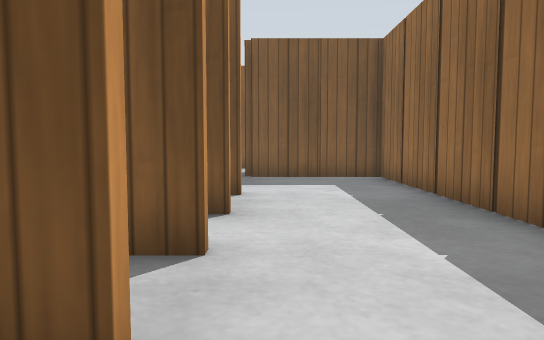
view 1 (above)

20 first-person views from a walk through a Gazebo world. The camera is 0.5 m above the floor, tilts 4° down and sees 70° across. The floor is counted in squares, 0.5 m on a side. Each view is taken from the middle of a square. On the plan, view 1 faces up. The plan holds only what a view shows up to about 13 squares ahead; the rest is blank. Gazebo's built-in surfaces are drawn with simple patterns.

view 2
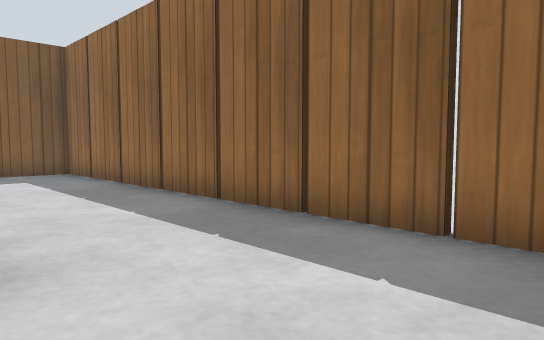

view 3
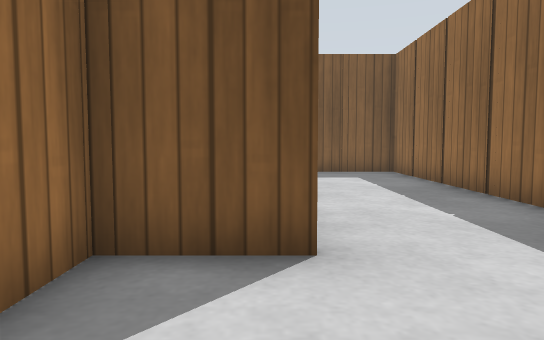

view 4
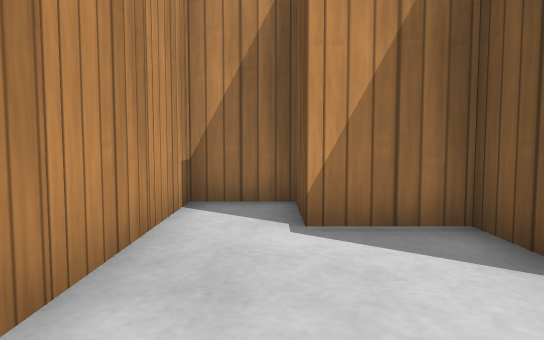

view 5
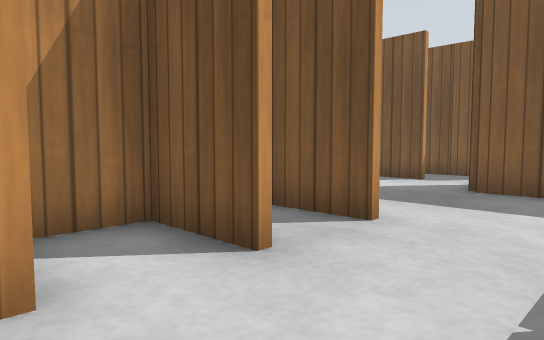

view 6
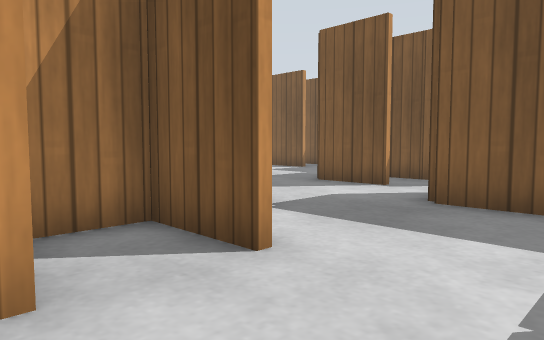

view 7
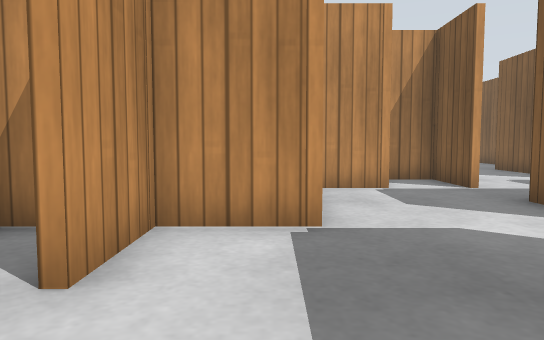

view 8
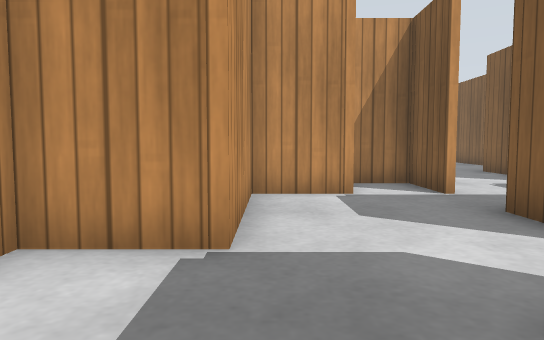

view 9
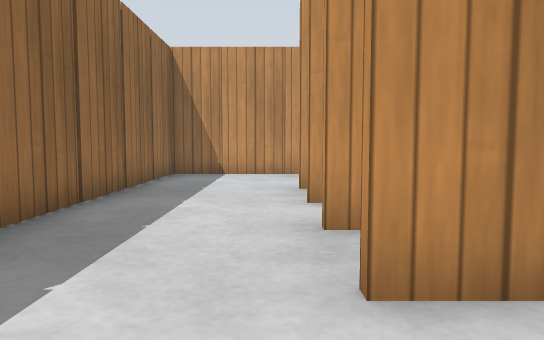

view 10
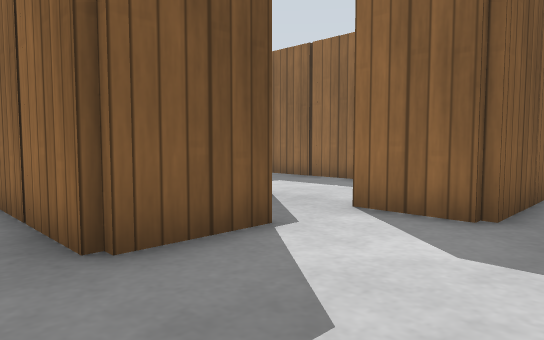

view 11
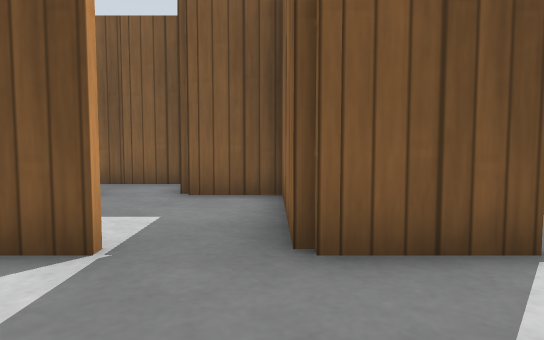

view 12
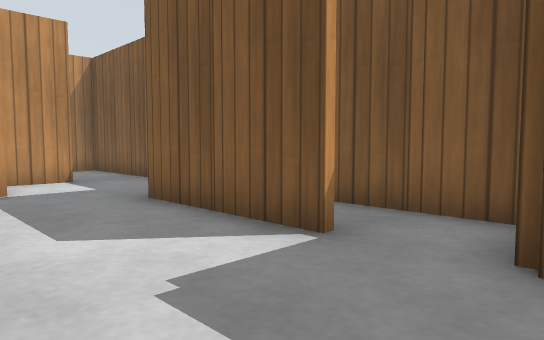

view 13
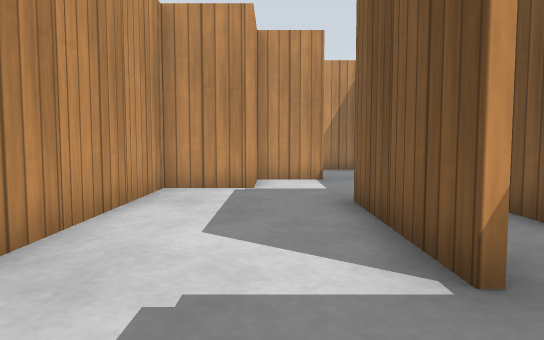

view 14
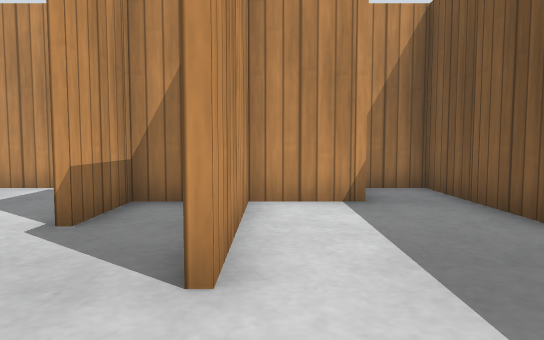

view 15
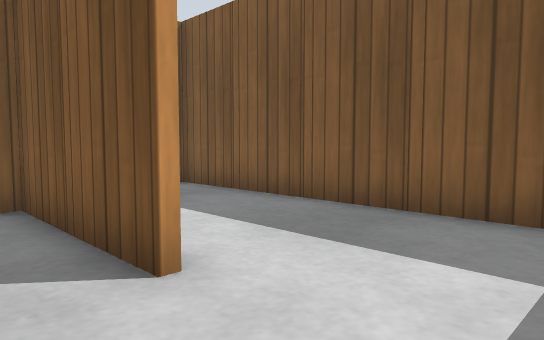

view 16
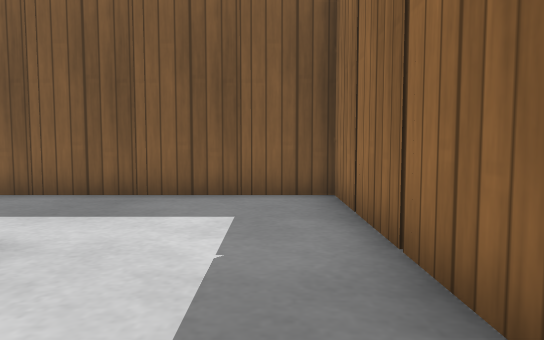

view 17
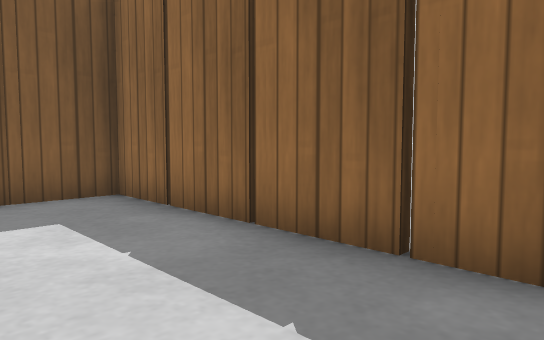

view 18
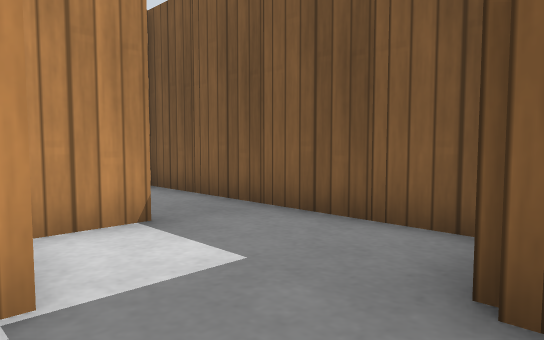

view 19
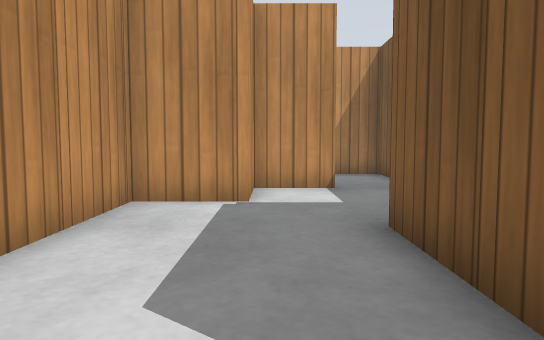

view 20
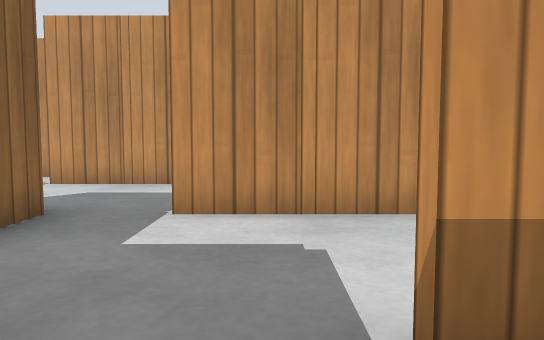

### Floor plan
Ten units are one square. View 1 is at (0, 0); x grows to the right and y downward. Boxes are objects, and circles mark ways between rooms. Rooms are numbered by the first view taken in them; rooms with no view inside come last. Other rooms are left out.
<svg viewBox="-175 -210 215 250">
<path fill="none" stroke="#000" d="M-5 -34 -14 -34M-5 -14 -25 -14M-5 -54 -25 -54M-11 -56 -5 -56M-26 -5 -26 6 -44 6M-5 -74 -25 -74M-26 -69 -26 -40M-15 -76 -5 -76M-46 14 -46 24 32 24 32 -114 14 -114M6 -114 -5 -114M-66 -116 -66 -96 -26 -96M-65 -134 -86 -134 -86 -120M-25 -134 -45 -134M-48 -135 -48 -171M-48 -174 -65 -174M-5 -154 -25 -154M-34 -154 -45 -154M-46 -176 -46 -136 -25 -136M-45 -156 -5 -156M32 -135 32 -194 -66 -194 -66 -180M-114 -174 -125 -174M-85 -174 -105 -174M-108 -194 -115 -194M-71 -194 -95 -194M-166 -166 -166 -156 -146 -156 -146 -136 -65 -136M-91 -176 -85 -176M-166 -175 -166 -166M-132 -194 -164 -194M-8 -115 -8 -135M-26 -96 -26 -69M-25 -76 -15 -76"/>
<rect x="-45" y="15" width="10" height="10" fill="#bbb"><title>wooden post</title></rect>
<rect x="-35" y="25" width="10" height="10" fill="#bbb"><title>wooden post</title></rect>
<rect x="-25" y="-25" width="10" height="10" fill="#bbb"><title>wooden post</title></rect>
<rect x="-25" y="-65" width="10" height="10" fill="#bbb"><title>wooden post</title></rect>
<rect x="-15" y="25" width="10" height="10" fill="#bbb"><title>wooden post</title></rect>
<rect x="5" y="25" width="10" height="10" fill="#bbb"><title>wooden post</title></rect>
<rect x="5" y="-115" width="10" height="10" fill="#bbb"><title>wooden post</title></rect>
<rect x="25" y="5" width="10" height="10" fill="#bbb"><title>wooden post</title></rect>
<rect x="25" y="-15" width="10" height="10" fill="#bbb"><title>wooden post</title></rect>
<rect x="25" y="-35" width="10" height="10" fill="#bbb"><title>wooden post</title></rect>
<rect x="25" y="-55" width="10" height="10" fill="#bbb"><title>wooden post</title></rect>
<rect x="25" y="-75" width="10" height="10" fill="#bbb"><title>wooden post</title></rect>
<rect x="25" y="-95" width="10" height="10" fill="#bbb"><title>wooden post</title></rect>
<rect x="-55" y="-95" width="10" height="10" fill="#bbb"><title>wooden post</title></rect>
<rect x="-55" y="-135" width="10" height="10" fill="#bbb"><title>wooden post</title></rect>
<rect x="-55" y="-155" width="10" height="10" fill="#bbb"><title>wooden post</title></rect>
<rect x="-65" y="-205" width="10" height="10" fill="#bbb"><title>wooden post</title></rect>
<rect x="-45" y="-165" width="10" height="10" fill="#bbb"><title>wooden post</title></rect>
<rect x="-45" y="-205" width="10" height="10" fill="#bbb"><title>wooden post</title></rect>
<rect x="-35" y="-155" width="10" height="10" fill="#bbb"><title>wooden post</title></rect>
<rect x="-25" y="-205" width="10" height="10" fill="#bbb"><title>wooden post</title></rect>
<rect x="-5" y="-205" width="10" height="10" fill="#bbb"><title>wooden post</title></rect>
<rect x="15" y="-205" width="10" height="10" fill="#bbb"><title>wooden post</title></rect>
<rect x="25" y="-135" width="10" height="10" fill="#bbb"><title>wooden post</title></rect>
<rect x="25" y="-155" width="10" height="10" fill="#bbb"><title>wooden post</title></rect>
<rect x="25" y="-175" width="10" height="10" fill="#bbb"><title>wooden post</title></rect>
<rect x="-135" y="-175" width="10" height="10" fill="#bbb"><title>wooden post</title></rect>
<rect x="-115" y="-175" width="10" height="10" fill="#bbb"><title>wooden post</title></rect>
<rect x="-85" y="-145" width="10" height="10" fill="#bbb"><title>wooden post</title></rect>
<rect x="-85" y="-205" width="10" height="10" fill="#bbb"><title>wooden post</title></rect>
<rect x="-75" y="-175" width="10" height="10" fill="#bbb"><title>wooden post</title></rect>
<rect x="-165" y="-205" width="10" height="10" fill="#bbb"><title>wooden post</title></rect>
<rect x="-145" y="-205" width="10" height="10" fill="#bbb"><title>wooden post</title></rect>
<rect x="-25" y="-85" width="10" height="10" fill="#bbb"><title>wooden post</title></rect>
<rect x="-15" y="-115" width="10" height="10" fill="#bbb"><title>wooden post</title></rect>
<circle cx="-10" cy="-90" r="3" fill="#2a7"/>
<circle cx="-60" cy="-130" r="3" fill="#2a7"/>
<circle cx="-35" cy="-110" r="3" fill="#2a7"/>
<circle cx="-70" cy="-150" r="3" fill="#2a7"/>
<circle cx="-20" cy="-130" r="3" fill="#2a7"/>
<circle cx="-150" cy="-170" r="3" fill="#2a7"/>
<text x="0" y="-30">1</text>
<text x="-50" y="-110">2</text>
<text x="-60" y="-150">3</text>
<text x="-10" y="-170">4</text>
<text x="-110" y="-160">5</text>
<text x="-150" y="-180">6</text>
<text x="-20" y="-110">7</text>
</svg>
Room 1 opens to room 7. Room 2 opens to room 3. Room 2 opens to room 7. Room 3 opens to room 5. Room 4 opens to room 7. Room 5 opens to room 6.

Where each view was taken, in squares from view 1:
view 1: 0 up, 0 right, facing up
view 2: 2 down, 1 left, facing up-right
view 3: 2 down, 1 left, facing up
view 4: 1 down, 2 right, facing left
view 5: 3 up, 2 right, facing up-left
view 6: 5 up, 2 right, facing up-left
view 7: 9 up, 2 right, facing left
view 8: 10 up, 1 right, facing left
view 9: 10 up, 0 right, facing down
view 10: 10 up, 6 left, facing up-right
view 11: 10 up, 5 left, facing up
view 12: 14 up, 6 left, facing up-left
view 13: 16 up, 6 left, facing left
view 14: 16 up, 2 right, facing left
view 15: 14 up, 2 right, facing up-left
view 16: 12 up, 2 right, facing up
view 17: 12 up, 0 right, facing up-right
view 18: 15 up, 12 left, facing up-left
view 19: 16 up, 8 left, facing left
view 20: 19 up, 8 left, facing down
